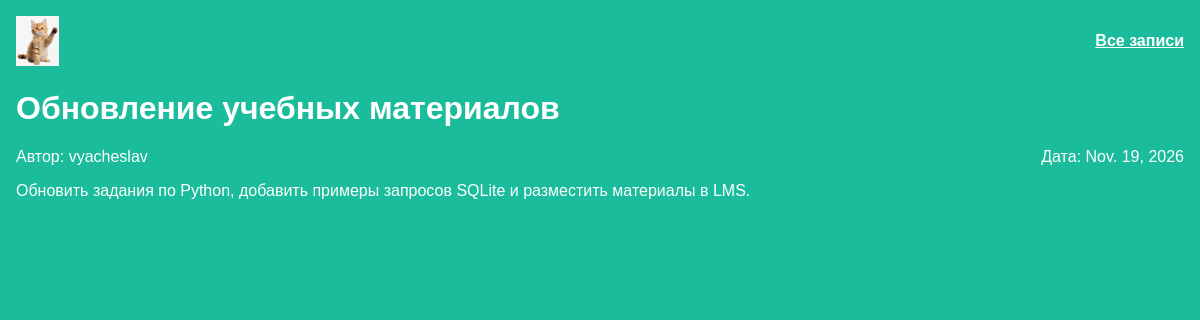
Screenshot of /article/2/ with the database file from the repository.
### articles/models.py (models this page shows, shortened)
class Article(models.Model):
    title = models.CharField("Название работы", max_length=200)
    author = models.ForeignKey(
        User,
        on_delete=models.CASCADE,
        verbose_name="Автор записи",
    )
    text = models.TextField("Описание работы")
    created_date = models.DateField("Дата создания записи", auto_now_add=True)

### articles/views.py (the view)
# urls.py: path("article/<int:article_id>/", views.get_article, name="get_article"),
def get_article(request, article_id):
    post = get_object_or_404(Article, id=article_id)
    return render(request, "article.html", {"post": post})

### articles/templates/article.html (shortened to what this page needs)
<!DOCTYPE html>
{% load static %}
<html lang="ru">
<head>
    <link rel="stylesheet" href="{% static 'css/article.css' %}">
</head>
<body class="article">
    <header class="article-header">
        <img src="{% static 'logo.png' %}" alt="Логотип кафедры" height="50">
        <a href="{% url 'archive' %}">Все записи</a>
    </header>
    <h1>{{ post.title }}</h1>
    <div class="article-info">
        <span>Автор: {{ post.author.username }}</span>
        <span>Дата: {{ post.created_date }}</span>
    </div>
    <p>{{ post.text }}</p>
</body>
</html>

### articles/static/css/article.css (style rules this page uses)
body { background: #1abc9c; font-family: Tahoma, Arial, sans-serif; color: #ffffff; }
a { color: #ffffff; }
.article-info { display: flex; justify-content: space-between; gap: 16px; }
body.article { margin: 0; padding: 16px; }
.article-header { display: flex; align-items: center; justify-content: space-between; margin-bottom: 24px; }
.article-header a { font-weight: bold; }

### rows the page displays
Article: title "Обновление учебных материалов", author.username "vyacheslav", created_date "Nov. 19, 2026", text "Обновить задания по Python, добавить примеры запросов SQLite и разместить материалы в LMS."
